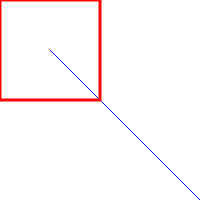
Frame 1 (no input)
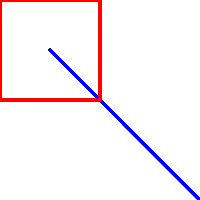
Frame 60 (no input)
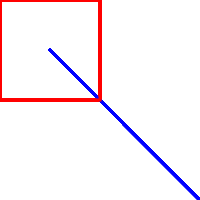
Frame 120 (the mouse pressed at the canvas centre since frame 60)

The p5.js sketch that drew these frames (run headless with seeded random() and noise() and a simulated clock; from frame 60 on, the mouse is pressed at the canvas centre):

// p5.js sketch
// ── sketch.js
function setup() {
  createCanvas(200, 200);
}

function draw() {
  stroke("blue");
  line(50, 50, 200, 200);
  strokeWeight(3);
  stroke("red");
  noFill();
  rectMode(CENTER);
  rect(50, 50, 100, 100);

}
